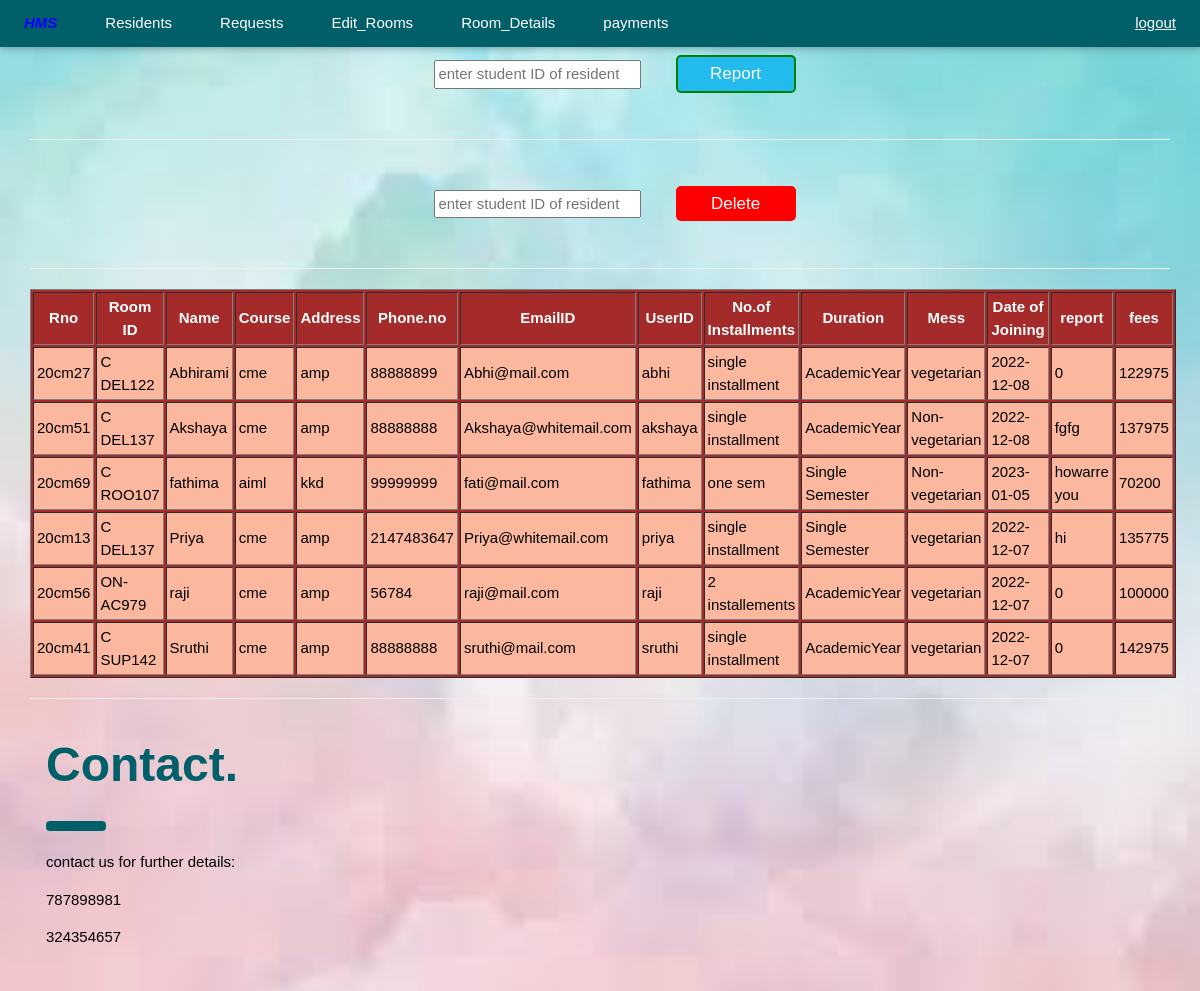
Screenshot of /project/admin.php with the database file from the repository.
### tables this page shows
CREATE TABLE `reqroom` (
  `pin` varchar(20) NOT NULL,
  `n` varchar(30) NOT NULL,
  `co` varchar(20) NOT NULL,
  `ad` varchar(100) NOT NULL,
  `phn` int(11) NOT NULL,
  `ei` varchar(50) NOT NULL,
  `usid` varchar(30) NOT NULL,
  `t` varchar(100) NOT NULL,
  `ni` varchar(20) NOT NULL,
  `du` varchar(20) NOT NULL,
  `ms` varchar(15) NOT NULL,
  `dj` varchar(30) NOT NULL,
  `alloted` varchar(10) NOT NULL DEFAULT '0',
  `roomid` varchar(20) NOT NULL,
  `report` varchar(300) NOT NULL,
  `fees` float NOT NULL
);

### project/admin.php (the view, shortened to what this page needs)
?><!DOCTYPE html>
<html lang="en">
<head>
<link rel="stylesheet" href="main.css">
<link rel="stylesheet" href="mainp.css">
<link rel="stylesheet" href="maincss.css">
</head>
<body>
<div class="w3-top">
  <div class="w3-bar w3-red w3-card">
<a class="w3-bar-item w3-padding-large"><i><b  style="color:blue">HMS</b></i></a>
<a id="1" class="w3-bar-item w3-button w3-padding-large">Residents</a>
    <a id="2" class="w3-bar-item w3-button w3-padding-large w3-hide-small">Requests</a>    <div class="w3-dropdown-hover w3-hide-small">
      <button class="w3-padding-large w3-button" title="More">Edit_Rooms <i class="fa fa-caret-down"></i></button>
    </div>
    <a id="5" href="#designers" class="w3-bar-item w3-button w3-padding-large w3-hide-small">Room_Details</a>
    <a  href="https://www.onlinesbi.sbi/sbicollect/icollecthome.htm" class="w3-bar-item w3-button w3-padding-large w3-hide-small">payments</a>
    <a href="home.php" class="w3-padding-large w3-hover-red w3-hide-small w3-right">logout</i></a>
  </div>
</div>
<div class="w3-main" style="margin:30px">
<div id="view">
<center>
<form action='report.php' method='POST'>
<input type="text" placeholder="enter student ID of resident" name="z" style="margin:30px"/>
<button style="
    border-radius: 5px !important;
    color: #fff;
    font-size: 17px;
    border:2px solid green;
    background: #23bbee;
    padding: 4px;
    min-width: 120px;
    transition: 1s all ease;">Report</button>
</form><hr>
<form action='delete.php' method='POST'>
<input type="text" placeholder="enter student ID of resident" name="z" style="margin:30px"/>
<button style="
    border-radius: 5px !important;
    color: #fff;
    font-size: 17px;
    background: #FF0000;
    padding: 5px;
    border: 0;
    min-width: 120px;">Delete</button>
</form><hr>
<?php
$c=mysqli_connect("localhost","root","");
$du=mysqli_query($c,"select * from reqroom WHERE alloted='yes'");
echo "<table border=1 cellpadding=3 style='color:white;background-color:brown;
-webkit-text-size-adjust: 90%;
'>";
echo "<tr>";
echo "<th> Rno </th> <th> Room ID</th><th> Name</th><th>Course</th><th>Address</th><th>Phone.no</th>
<th>EmailID</th><th>UserID</th><th>No.of Installments</th><th>Duration</th>
<th>Mess</th><th>Date of Joining</th><th>report</th><th>fees</th>";
echo "</tr><tbody bgcolor='#fcb79f' style='color:#000;-webkit-text-size-adjust: 90%;'>";
while($r=mysqli_fetch_array($du))
{echo "<tr>";
echo "<td>".$r['pin']."</td>";
echo "<td>".$r['roomid']."</td>";
echo "<td>".$r['n']."</td>";
echo "<td>".$r['co']."</td>";
echo "<td>".$r['ad']."</td>";
echo "<td>".$r['phn']."</td>";
echo "<td>".$r['ei']."</td>";
echo "<td>".$r['usid']."</td>";
echo "<td>".$r['ni']."</td>";
echo "<td>".$r['du']."</td>";
echo "<td>".$r['ms']."</td>";
echo "<td>".$r['dj']."</td>";
echo "<td>".$r['report']."</td>";
echo "<td>".$r['fees']."</td>";
echo "</tr>";
}echo "</tbody></table>"
?>
</center>
</div>
<hr>
  <div class="w3-container" id="contact">
<div>
<div  class="html_button btn-left" style="width:50%; float:left;">
    <h1 class="w3-xxxlarge w3-text-red"><b>Contact.</b></h1>
    <hr style="width:50px;border:5px solid #005f69" class="w3-round">
  <p>contact us for further details:</p>
<p>787898981</p> <p>324354657</p>
</div>
  </div>
</div>
</body>
</html>

### project/main.css (style rules this page uses)
html { box-sizing:border-box }
*,*:before,*:after { box-sizing:inherit }
html { -ms-text-size-adjust:100%;-webkit-text-size-adjust:100% }
body { margin:0 }
a { background-color:transparent }
b,strong { font-weight:bolder }
hr { box-sizing:content-box;height:0;overflow:visible }
button,input,select,textarea,optgroup { font:inherit;margin:0 }
button,input { overflow:visible }
button,select { text-transform:none }
button,[type=button],[type=reset],[type=submit] { -webkit-appearance:button }
html,body { font-family:Verdana,sans-serif;font-size:15px;line-height:1.5 }
html { overflow-x:hidden }
h1 { font-size:36px }
h1,h2,h3,h4,h5,h6 { font-family:"Segoe UI",Arial,sans-serif;font-weight:400;margin:10px 0 }
hr { border:0;border-top:1px solid #eee;margin:20px 0 }
a { color:inherit }
.w3-btn,.w3-button { border:none;display:inline-block;padding:8px 16px;vertical-align:middle;overflow:hidden;text-decoration:none;color:inherit;background-color:inherit;text-align:center;cursor:pointer;white-space:nowrap }
.w3-btn,.w3-button { -webkit-touch-callout:none;-webkit-user-select:none;-khtml-user-select:none;-moz-user-select:none;-ms-user-select:none;user-select:none }
.w3-dropdown-click,.w3-dropdown-hover { position:relative;display:inline-block;cursor:pointer }
.w3-main,#main { transition:margin-left .4s }
.w3-bar { width:100%;overflow:hidden }
.w3-bar .w3-bar-item { padding:8px 16px;float:left;width:auto;border:none;display:block;outline:0 }
.w3-bar .w3-dropdown-hover,.w3-bar .w3-dropdown-click { position:static;float:left }
.w3-bar .w3-button { white-space:normal }
.w3-container:after,.w3-container:before,.w3-panel:after,.w3-panel:before,.w3-row:after,.w3-row:before,.w3-row-padding:after,.w3-row-padding:before, .w3-cell-row:before,.w3-cell-row:after,.w3-clear:after,.w3-clear:before,.w3-bar:before,.w3-bar:after { content:"";display:table;clear:both }
.w3-top,.w3-bottom { position:fixed;width:100%;z-index:1 }
.w3-top { top:0 }
.w3-round,.w3-round-medium { border-radius:4px }
.w3-container,.w3-panel { padding:0.01em 16px }
.w3-card,.w3-card-2 { box-shadow:0 2px 5px 0 rgba(0,0,0,0.16),0 2px 10px 0 rgba(0,0,0,0.12) }
.w3-xxxlarge { font-size:48px!important }
.w3-padding-large { padding:12px 24px!important }
.w3-right { float:right!important }
.w3-red,.w3-hover-red:hover { color:#fff!important;background-color:#005f69!important }
.w3-text-red,.w3-hover-text-red:hover { color:#005f69!important }

### project/admin.php (style rules this page uses)
h1,h2,h3,h4,h5 { font-family: "Poppins", sans-serif }
body { background-image:url(cloud.jfif); background-repeat:no-repeat; background-attachment:fixed; background-size:100% 100%;font-family: "Poppins", }

### rows the page displays
reqroom: pin "20cm27", roomid "C DEL122", n "Abhirami", co "cme", ad "amp", phn "88888899", ei "Abhi@mail.com", usid "abhi", ni "single installment", du "AcademicYear", ms "vegetarian", dj "2022-12-08", report "0", fees "122975"
reqroom: pin "20cm51", roomid "C DEL137", n "Akshaya", co "cme", ad "amp", phn "88888888", ei "Akshaya@whitemail.com", usid "akshaya", ni "single installment", du "AcademicYear", ms "Non-vegetarian", dj "2022-12-08", report "fgfg", fees "137975"
reqroom: pin "20cm69", roomid "C ROO107", n "fathima", co "aiml", ad "kkd", phn "99999999", ei "fati@mail.com", usid "fathima", ni "one sem", du "Single Semester", ms "Non-vegetarian", dj "2023-01-05", report "howarre you", fees "70200"
reqroom: pin "20cm13", roomid "C DEL137", n "Priya", co "cme", ad "amp", phn "2147483647", ei "Priya@whitemail.com", usid "priya", ni "single installment", du "Single Semester", ms "vegetarian", dj "2022-12-07", report "hi", fees "135775"
reqroom: pin "20cm56", roomid "ON-AC979", n "raji", co "cme", ad "amp", phn "56784", ei "raji@mail.com", usid "raji", ni "2 installements", du "AcademicYear", ms "vegetarian", dj "2022-12-07", report "0", fees "100000"
reqroom: pin "20cm41", roomid "C SUP142", n "Sruthi", co "cme", ad "amp", phn "88888888", ei "sruthi@mail.com", usid "sruthi", ni "single installment", du "AcademicYear", ms "vegetarian", dj "2022-12-07", report "0", fees "142975"
